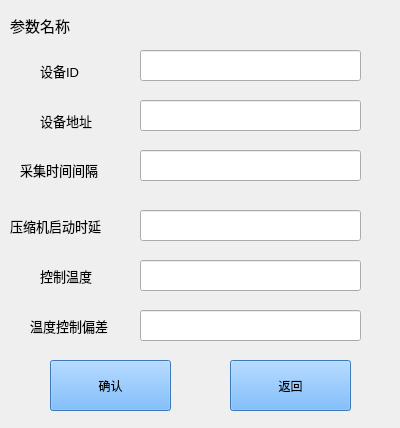
<?xml version="1.0" encoding="UTF-8"?>
<ui version="4.0">
 <class>Form</class>
 <widget class="QWidget" name="Form">
  <property name="geometry">
   <rect>
    <x>0</x>
    <y>0</y>
    <width>400</width>
    <height>428</height>
   </rect>
  </property>
  <property name="windowTitle">
   <string>Form</string>
  </property>
  <widget class="QLabel" name="label">
   <property name="geometry">
    <rect>
     <x>10</x>
     <y>10</y>
     <width>101</width>
     <height>31</height>
    </rect>
   </property>
   <property name="font">
    <font>
     <family>Arial</family>
     <pointsize>11</pointsize>
    </font>
   </property>
   <property name="text">
    <string>参数名称</string>
   </property>
  </widget>
  <widget class="QLabel" name="label_2">
   <property name="geometry">
    <rect>
     <x>40</x>
     <y>50</y>
     <width>72</width>
     <height>41</height>
    </rect>
   </property>
   <property name="font">
    <font>
     <family>Arial</family>
     <pointsize>10</pointsize>
    </font>
   </property>
   <property name="text">
    <string>设备ID</string>
   </property>
  </widget>
  <widget class="QLabel" name="label_3">
   <property name="geometry">
    <rect>
     <x>10</x>
     <y>210</y>
     <width>131</width>
     <height>31</height>
    </rect>
   </property>
   <property name="font">
    <font>
     <family>Arial</family>
     <pointsize>10</pointsize>
    </font>
   </property>
   <property name="text">
    <string>压缩机启动时延</string>
   </property>
  </widget>
  <widget class="QLabel" name="label_4">
   <property name="geometry">
    <rect>
     <x>40</x>
     <y>100</y>
     <width>72</width>
     <height>41</height>
    </rect>
   </property>
   <property name="font">
    <font>
     <family>Arial</family>
     <pointsize>10</pointsize>
    </font>
   </property>
   <property name="text">
    <string>设备地址</string>
   </property>
  </widget>
  <widget class="QLabel" name="label_5">
   <property name="geometry">
    <rect>
     <x>20</x>
     <y>160</y>
     <width>151</width>
     <height>20</height>
    </rect>
   </property>
   <property name="font">
    <font>
     <family>Arial</family>
     <pointsize>10</pointsize>
    </font>
   </property>
   <property name="text">
    <string>采集时间间隔</string>
   </property>
  </widget>
  <widget class="QLabel" name="label_6">
   <property name="geometry">
    <rect>
     <x>40</x>
     <y>260</y>
     <width>131</width>
     <height>31</height>
    </rect>
   </property>
   <property name="font">
    <font>
     <family>Arial</family>
     <pointsize>10</pointsize>
    </font>
   </property>
   <property name="text">
    <string>控制温度</string>
   </property>
  </widget>
  <widget class="QLabel" name="label_7">
   <property name="geometry">
    <rect>
     <x>30</x>
     <y>310</y>
     <width>131</width>
     <height>31</height>
    </rect>
   </property>
   <property name="font">
    <font>
     <family>Arial</family>
     <pointsize>10</pointsize>
    </font>
   </property>
   <property name="text">
    <string>温度控制偏差</string>
   </property>
  </widget>
  <widget class="QLineEdit" name="id">
   <property name="geometry">
    <rect>
     <x>140</x>
     <y>50</y>
     <width>221</width>
     <height>31</height>
    </rect>
   </property>
  </widget>
  <widget class="QLineEdit" name="address">
   <property name="geometry">
    <rect>
     <x>140</x>
     <y>100</y>
     <width>221</width>
     <height>31</height>
    </rect>
   </property>
  </widget>
  <widget class="QLineEdit" name="time">
   <property name="geometry">
    <rect>
     <x>140</x>
     <y>150</y>
     <width>221</width>
     <height>31</height>
    </rect>
   </property>
  </widget>
  <widget class="QLineEdit" name="delay">
   <property name="geometry">
    <rect>
     <x>140</x>
     <y>210</y>
     <width>221</width>
     <height>31</height>
    </rect>
   </property>
  </widget>
  <widget class="QLineEdit" name="con_temperature">
   <property name="geometry">
    <rect>
     <x>140</x>
     <y>260</y>
     <width>221</width>
     <height>31</height>
    </rect>
   </property>
  </widget>
  <widget class="QLineEdit" name="deviation">
   <property name="geometry">
    <rect>
     <x>140</x>
     <y>310</y>
     <width>221</width>
     <height>31</height>
    </rect>
   </property>
  </widget>
  <widget class="QPushButton" name="returnbutton">
   <property name="geometry">
    <rect>
     <x>230</x>
     <y>360</y>
     <width>121</width>
     <height>51</height>
    </rect>
   </property>
   <property name="styleSheet">
    <string notr="true">background-color: rgb(85, 170, 255);</string>
   </property>
   <property name="text">
    <string>返回</string>
   </property>
  </widget>
  <widget class="QPushButton" name="ack">
   <property name="geometry">
    <rect>
     <x>50</x>
     <y>360</y>
     <width>121</width>
     <height>51</height>
    </rect>
   </property>
   <property name="styleSheet">
    <string notr="true">background-color: rgb(85, 170, 255);</string>
   </property>
   <property name="text">
    <string>确认</string>
   </property>
  </widget>
 </widget>
 <resources/>
 <connections/>
</ui>
